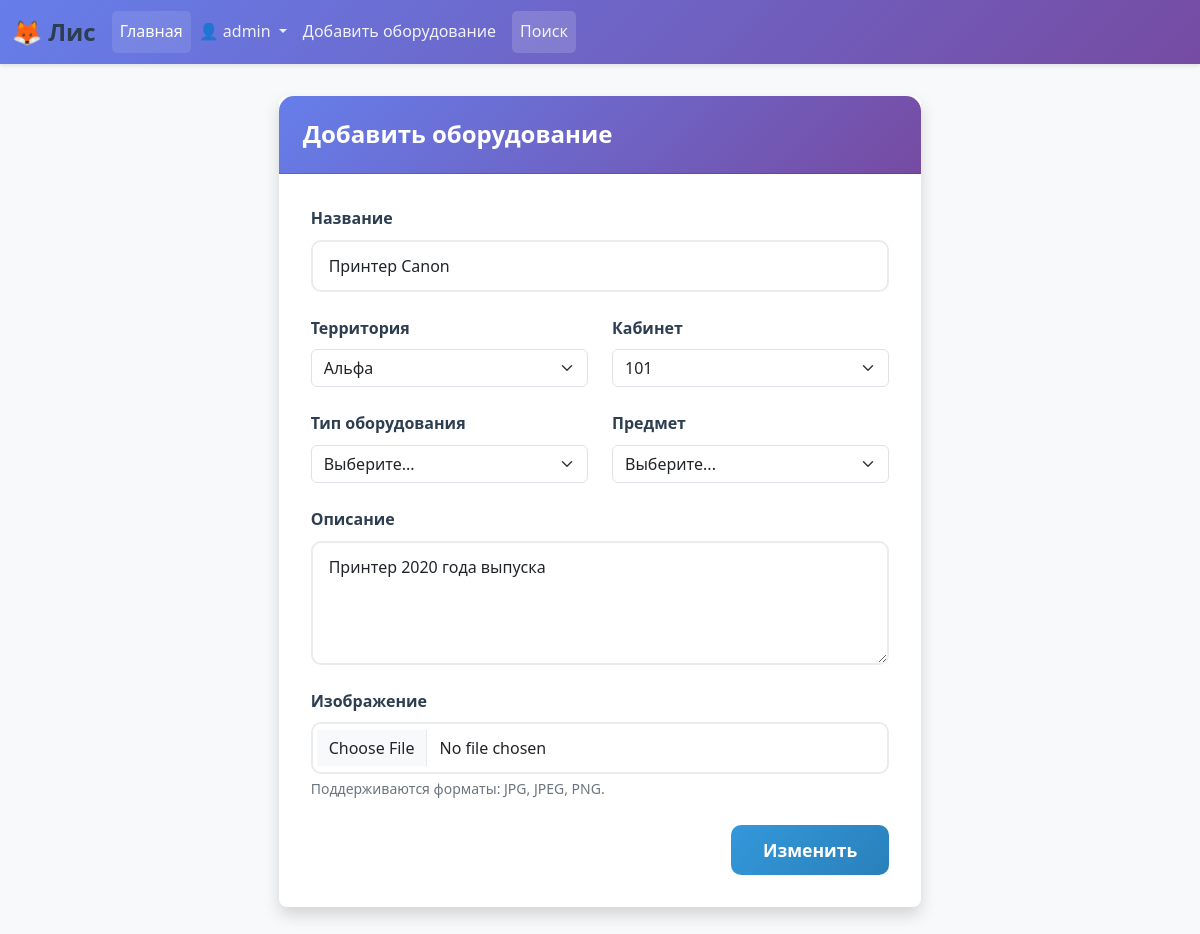
/equipment/6/edit (signed in), run on the app's committed database.
### app/models.py (models this page shows)
class User(Base, UserMixin):
    __tablename__ = 'users'
    id = Column(Integer, primary_key=True, autoincrement=True)
    username = Column(String(64), unique=True)
    password = Column(String(255))
    pers_id = Column(Integer, ForeignKey('com_persons.id', ondelete='SET NULL'))
    is_alias = Column(Integer, default=0)
    created_at = Column(TIMESTAMP, server_default=func.current_timestamp())
    updated_at = Column(TIMESTAMP, server_default=func.current_timestamp(),
                        onupdate=func.current_timestamp())
    person = relationship("ComPerson", back_populates="users")
    repair_requests = relationship('RepairRequest', back_populates='user')

class Equipment(Base):
    __tablename__ = 'equipments'
    id = Column(Integer, primary_key=True, autoincrement=True)
    name = Column(String(255))
    territory = Column(String(255))
    office = Column(String(255))
    description = Column(String)
    is_deleted = Column(Boolean, default=False)
    photo_path = Column(String)
    categories = Column(String, default=json.dumps({"type": "", "subject": ""}))
    materials = relationship("Material", back_populates="equipment", cascade="all, delete-orphan")
    repair_requests = relationship('RepairRequest', back_populates='equipment')
    @property
    def parsed_categories(self):
        if self.categories:
            return json.loads(self.categories)
        return {}

### app/routes.py (the view)
@app.route('/equipment/<int:id>/edit', methods=['GET', 'POST'])
@user_is_employer()
def edit_equipment(id):
    equipment = Equipment.query.get_or_404(id)
    form = EquipmentForm()
    if form.validate_on_submit():
        equipment.name = form.name.data
        equipment.territory = form.territory.data
        equipment.office = form.office.data
        equipment.description = form.description.data
        save = save_file(form.image.data, 'equipment')
        equipment.categories = json.dumps({"type": form.equipment_type.data, "subject": form.subject.data})
        if save:
            equipment.photo_path = save
        db.session.commit()
        flash('Изменения сохранены.')
        return redirect(url_for(f'equipment', id=equipment.id))
    else:
        form.name.data = equipment.name
        form.territory.data = equipment.territory
        form.office.data = equipment.office
        form.description.data = equipment.description
        if equipment.parsed_categories['type']:
            form.equipment_type.data = equipment.parsed_categories['type']
        if equipment.parsed_categories['subject']:
            form.subject.data = equipment.parsed_categories['subject']
        form.submit.label.text = 'Изменить'
    return render_template('add_equipment.html', form=form)

### app/models.py (called while the page is built)
@login.user_loader
def load_user(id):
    return db.session.get(User, int(id))

    @property
    def active(self):
        return bool(self.is_teacher or self.is_technician)

### app/routes.py (called while the page is built)
def user_is_employer():
    def decorator(f):
        @wraps(f)
        def decorated_func(*args, **kwargs):
            if not (current_user.is_authenticated and current_user.person.emp_status.active):
                abort(403)
            return f(*args, **kwargs)
        return decorated_func
    return decorator

### app/utils.py (called while the page is built)
def check_roles():
    roles = []
    if not current_user.is_authenticated:
        return None
    empl = current_user.person.emp_status
    if empl.is_teacher:
        roles.append('teacher')
    if empl.is_technician:
        roles.append('technician')
    return roles

### app/templates/add_equipment.html (shortened to what this page needs)
{% extends "base.html" %}
{% block styles %}
<link href="{{ url_for('static', filename='css/equipment.css') }}" rel="stylesheet">
{% endblock %}
{% block content %}
<div class="container equipment-form-container">
    <div class="row justify-content-center">
        <div class="col-md-10">
            <div class="card equipment-card shadow">
                <div class="card-header">
                    <h1 class="card-title h4 mb-0">Добавить оборудование</h1>
                </div>
                <div class="card-body">
                    <form action="" method="post" enctype="multipart/form-data" novalidate class="equipment-form">
                        <div class="mb-4">
                            {{ form.name.label(class="form-label") }}
                            {{ form.name(class="form-control form-control-lg") }}
                        </div>
                        <div class="row">
                            <div class="col-md-6">
                                <div class="mb-4">
                                    {{ form.territory.label(class="form-label") }}
                                    {{ form.territory(class="form-select") }}
                                </div>
                            </div>
                            <div class="col-md-6">
                                <div class="mb-4">
                                    {{ form.office.label(class="form-label") }}
                                    {{ form.office(class="form-select") }}
                                </div>
                            </div>
                        </div>
                        <div class="row">
                            <div class="col-md-6">
                                <div class="mb-4">
                                    {{ form.equipment_type.label(class="form-label") }}
                                    {{ form.equipment_type(class="form-select") }}
                                </div>
                            </div>
                            <div class="col-md-6">
                                <div class="mb-4">
                                    {{ form.subject.label(class="form-label") }}
                                    {{ form.subject(class="form-select") }}
                                </div>
                            </div>
                        </div>
                        <div class="mb-4">
                            {{ form.description.label(class="form-label") }}
                            {{ form.description(class="form-control", rows="4") }}
                        </div>
                        <div class="mb-4">
                            {{ form.image.label(class="form-label") }}
                            {{ form.image(class="form-control") }}
                            <div class="form-text text-muted">
                                Поддерживаются форматы: JPG, JPEG, PNG.
                            </div>
                        </div>
                        <div class="d-grid gap-2 d-md-flex justify-content-md-end">
                            {{ form.submit(class="btn btn-submit text-white") }}
                        </div>
                    </form>
                </div>
            </div>
        </div>
    </div>
</div>
{% endblock %}

### app/templates/base.html (shortened to what this page needs)
<!DOCTYPE html>
<html lang="ru">
<head>
    <link href="https://cdn.jsdelivr.net/npm/bootstrap@5.3.8/dist/css/bootstrap.min.css" rel="stylesheet">
    <link href="{{ url_for('static', filename='css/style.css') }}" rel="stylesheet">
    <link href="{{ url_for('static', filename='css/layout.css') }}" rel="stylesheet">
    <link rel="stylesheet" href="https://cdnjs.cloudflare.com/ajax/libs/font-awesome/6.5.0/css/all.min.css">
    {% block styles %}{% endblock %}
</head>
<body>
    <header>
        <nav class="navbar navbar-expand-lg navbar-dark">
            <div class="container-fluid">
                <a class="navbar-brand" href="{{ url_for('index') }}">
                    🦊 Лис
                </a>
                <div class="collapse navbar-collapse" id="navbarSupportedContent">
                    <ul class="navbar-nav me-auto mb-2 mb-lg-0">
                        <li class="nav-item">
                            <a class="nav-link active" href="/">Главная</a>
                        </li>
                        {% if not current_user.is_authenticated %}
                        <li class="nav-item">
                            <a class="nav-link" href="/login">Войти</a>
                        </li>
                        {% else %}
                        <li class="nav-item dropdown">
                            <a class="nav-link dropdown-toggle" href="#" role="button" data-bs-toggle="dropdown">
                                👤 {{ current_user.username }}
                            </a>
                        </li>
                        {% set roles = check_roles() %}
                        {% if "teacher" in roles or "technician" in roles %}
                        <li class="nav-item">
                            <a class="nav-link" href="/add_equipment">Добавить оборудование</a>
                        </li>
                        <li class="nav-item">
                            <a class="nav-link" href="/equipment_filters">Поиск</a>
                        </li>
                        {% endif %}
                        {% endif %}
                    </ul>
                </div>
            </div>
        </nav>
    </header>
    <main class="main-container">
        {% block content %}{% endblock %}
    </main>
</body>
</html>

### app/static/css/style.css (style rules this page uses)
:root { --primary-color: #2c3e50; --secondary-color: #3498db; --accent-color: #e74c3c; --text-color: #2c3e50; --background-color: #f8f9fa; --card-shadow: 0 4px 6px rgba(0, 0, 0, 0.1); }
body { font-family: 'Segoe UI', Tahoma, Geneva, Verdana, sans-serif; background-color: var(--background-color); color: var(--text-color); line-height: 1.6; }
.main-container { min-height: calc(100vh - 120px); }
.card { border: none; box-shadow: var(--card-shadow); transition: transform 0.2s ease, box-shadow 0.2s ease; }

### app/static/css/layout.css (style rules this page uses)
.navbar-brand { font-weight: 700; font-size: 1.5rem; color: var(--primary-color) !important; }
.navbar { box-shadow: 0 2px 4px rgba(0, 0, 0, 0.1); background: linear-gradient(135deg, #667eea 0%, #764ba2 100%) !important; }
.navbar-nav .nav-link { color: rgba(255, 255, 255, 0.9) !important; font-weight: 500; padding: 0.5rem 1rem; border-radius: 5px; transition: all 0.3s ease; }
.navbar-nav .nav-link:hover, .navbar-nav .nav-link.active { background-color: rgba(255, 255, 255, 0.1); color: white !important; }
.navbar-nav .nav-item:last-child .nav-link { background-color: rgba(255, 255, 255, 0.15); margin-left: 0.5rem; }

### app/static/css/equipment.css (style rules this page uses)
.equipment-form-container { max-width: 800px; margin: 2rem auto; }
.equipment-card .card-header { background: linear-gradient(135deg, #667eea 0%, #764ba2 100%); border-radius: 15px 15px 0 0 !important; padding: 1.5rem; }
.equipment-card .card-title { color: white; margin: 0; font-weight: 600; }
.equipment-card .card-body { padding: 2rem; }
.equipment-form .form-control { border: 2px solid #e9ecef; border-radius: 10px; padding: 0.75rem 1rem; transition: all 0.3s ease; font-size: 1rem; }
.equipment-form .form-label { color: var(--text-color); font-weight: 600; margin-bottom: 0.5rem; }
.equipment-form .btn-submit { background: linear-gradient(135deg, var(--secondary-color) 0%, #2980b9 100%); border: none; border-radius: 10px; padding: 0.75rem 2rem; font-weight: 600; font-size: 1.1rem; transition: all 0.3s ease; }
.equipment-card { animation: slideInUp 0.5s ease-out; }
.card { border: none; border-radius: 0.5rem; }
.card-header { border-radius: 0.5rem 0.5rem 0 0 !important; }
.form-select, .form-control { border-radius: 0.375rem; }
.text-muted { color: #6c757d !important; }

### data on the page
User: username "admin"
Equipment: name "Принтер Canon", territory "Альфа", office "101", description "Принтер 2020 года выпуска"
